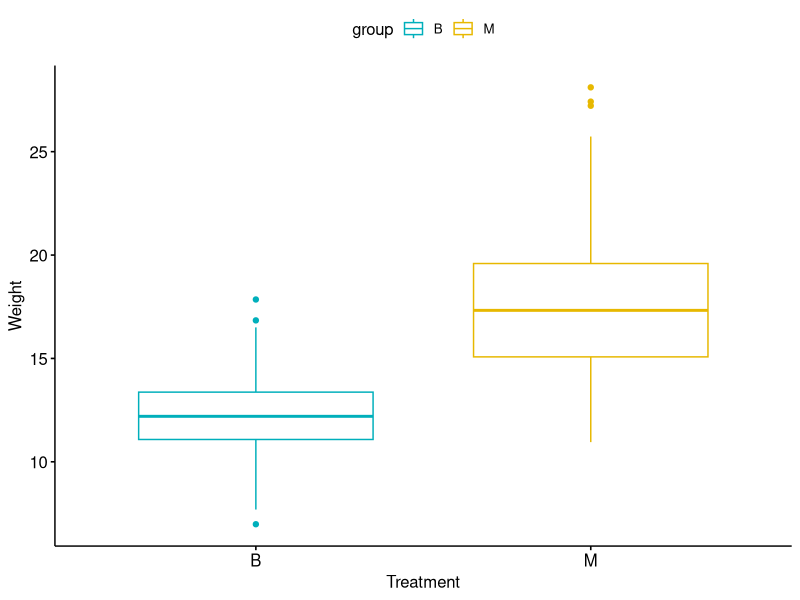
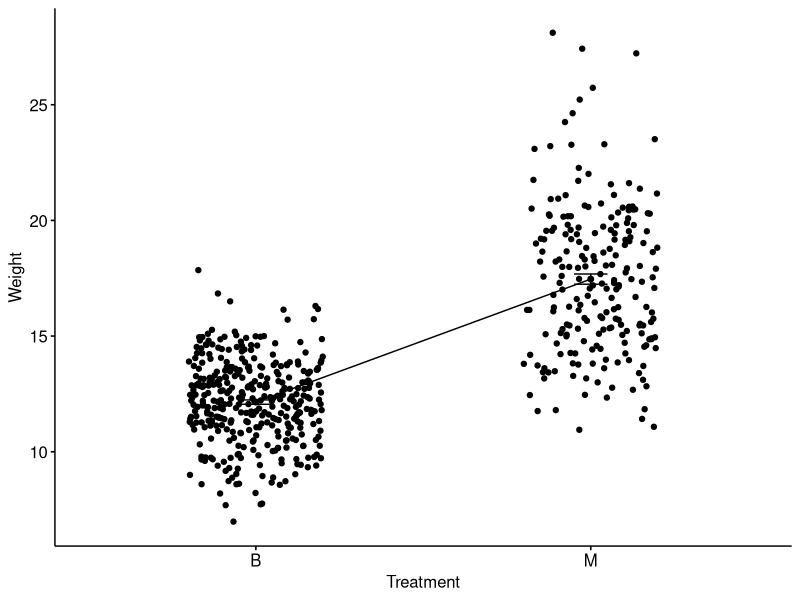
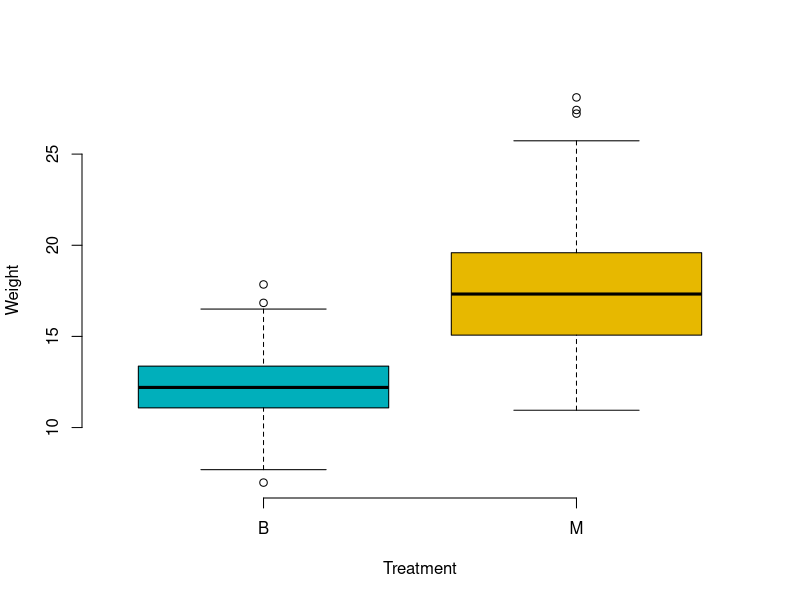
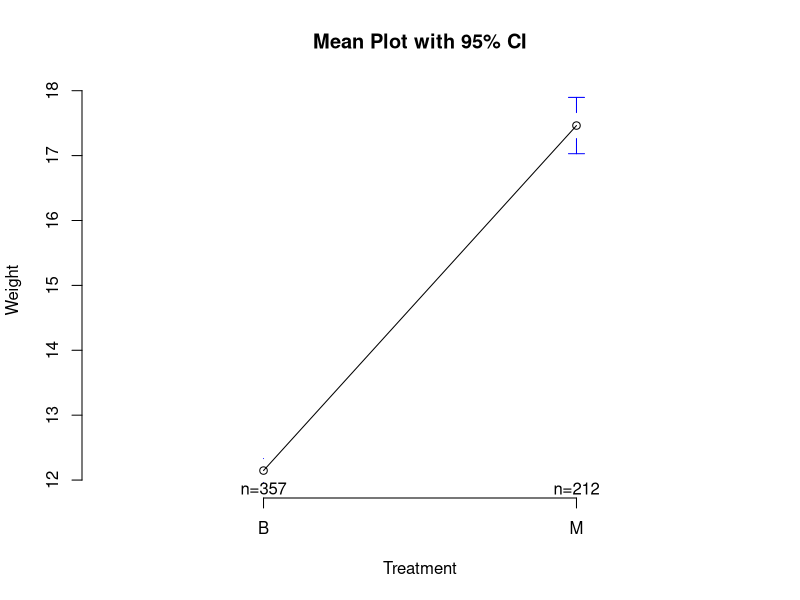

The R source for these figures, in order: (Note: this script raises an error after producing the figures.)
## ---- chunk 1
# Or, if .csv file, use this
my_data <- read.csv("cancer.csv")

## ---- chunk 2
# Show a random sample
set.seed(1234)
dplyr::sample_n(my_data, 10)
## ---- chunk 3
# Show the levels
levels(my_data$group)
my_data$group <- ordered(my_data$group,
                         levels = c("B", "M"))
library(dplyr)
group_by(my_data, group) %>%
  summarise(
    count = n(),
    mean = mean(weight, na.rm = TRUE),
    sd = sd(weight, na.rm = TRUE)
  )

## ---- chunk 4

# Box plots
# ++++++++++++++++++++
# Plot weight by group and color by group
library("ggpubr")
ggboxplot(my_data, x = "group", y = "weight", 
          color = "group", palette = c("#00AFBB", "#E7B800", "#FC4E07"),
          order = c("B", "M"),
          ylab = "Weight", xlab = "Treatment")

## ---- chunk 5
# Mean plots
# ++++++++++++++++++++
# Plot weight by group
# Add error bars: mean_se
# (other values include: mean_sd, mean_ci, median_iqr, ....)
library("ggpubr")
ggline(my_data, x = "group", y = "weight", 
       add = c("mean_se", "jitter"), 
       order = c("B", "M"),
       ylab = "Weight", xlab = "Treatment")
# Box plot
boxplot(weight ~ group, data = my_data,
        xlab = "Treatment", ylab = "Weight",
        frame = FALSE, col = c("#00AFBB", "#E7B800", "#FC4E07"))
# plotmeans
library("gplots")
plotmeans(weight ~ group, data = my_data, frame = FALSE,
          xlab = "Treatment", ylab = "Weight",
          main="Mean Plot with 95% CI") 

## ---- chunk 6
# Compute the analysis of variance
res.aov <- aov(weight ~ group, data = my_data)
# Summary of the analysis
summary(res.aov)

## ---- chunk 7
TukeyHSD(res.aov)

## ---- chunk 8
summary(glht(res.aov, linfct = mcp(group = "Tukey")))

## ---- chunk 9
pairwise.t.test(my_data$weight, my_data$group,
                 p.adjust.method = "BH")

## ---- chunk 10
# 1. Homogeneity of variances
plot(res.aov, 1)

## ---- chunk 11
library(car)
leveneTest(weight ~ group, data = my_data)


## ---- chunk 12
oneway.test(weight ~ group, data = my_data)


## ---- chunk 13
pairwise.t.test(my_data$weight, my_data$group,
                 p.adjust.method = "BH", pool.sd = FALSE)


## ---- chunk 14
# 2. Normality
plot(res.aov, 2)
## ---- chunk 15
# Extract the residuals
aov_residuals <- residuals(object = res.aov )
# Run Shapiro-Wilk test
shapiro.test(x = aov_residuals )
## ---- chunk 16
kruskal.test(weight ~ group, data = my_data)
